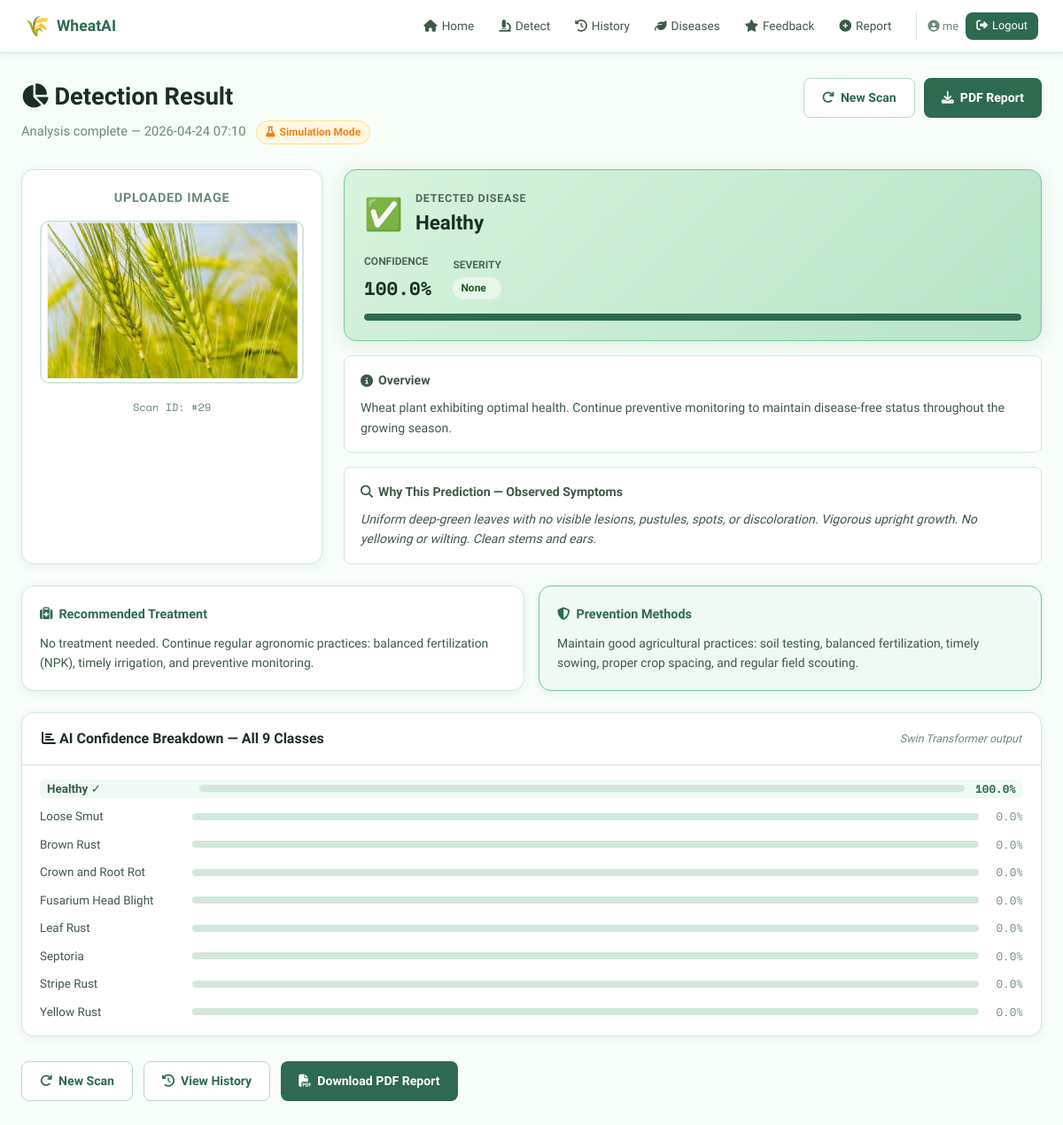
Page /result/29 (signed in) on the committed database.
### tables this page shows
CREATE TABLE predictions (
        id INTEGER PRIMARY KEY AUTOINCREMENT,
        user_id INTEGER, image_path TEXT,
        disease TEXT, confidence REAL, severity TEXT,
        all_probs TEXT,
        created TEXT DEFAULT (datetime('now')),
        FOREIGN KEY(user_id) REFERENCES users(id)
    );

CREATE TABLE diseases (
        id INTEGER PRIMARY KEY AUTOINCREMENT,
        name TEXT UNIQUE NOT NULL, code TEXT UNIQUE NOT NULL,
        symptoms TEXT, treatment TEXT, prevention TEXT,
        severity TEXT DEFAULT 'Medium', description TEXT
    );

### app.py (the view)
@app.route("/result/<int:pred_id>")
@login_required
def result(pred_id):
    conn = get_db()
    pred = conn.execute(
        "SELECT * FROM predictions WHERE id=? AND user_id=?",
        (pred_id,session["user_id"])).fetchone()
    conn.close()
    if not pred: flash("Not found.","error"); return redirect(url_for("dashboard"))
    info = get_disease_info(pred["disease"])
    all_probs = []
    if pred["all_probs"]:
        try:
            all_probs = json.loads(pred["all_probs"])
        except Exception:
            pass
    prob_breakdown = []
    for i, (name, code) in enumerate(zip(CLASS_NAMES, CLASS_CODES)):
        p = all_probs[i] if i < len(all_probs) else 0.0
        prob_breakdown.append({
            "name": name, "code": code,
            "prob": p, "pct": round(p * 100, 1),
            "is_main": code == pred["disease"]
        })
    prob_breakdown.sort(key=lambda x: x["prob"], reverse=True)
    return render_template("user/result.html",
                           pred=dict(pred), info=info,
                           prob_breakdown=prob_breakdown,
                           class_names=CLASS_NAMES,
                           using_real_model=USING_REAL_MODEL)

### app.py (called while the page is built)
def get_db():
    conn = sqlite3.connect(DB_PATH)
    conn.row_factory = sqlite3.Row
    return conn

def login_required(f):
    @wraps(f)
    def decorated(*a, **kw):
        if "user_id" not in session: return redirect(url_for("login"))
        return f(*a, **kw)
    return decorated

def get_disease_info(code):
    conn = get_db()
    row = conn.execute("SELECT * FROM diseases WHERE code=?", (code,)).fetchone()
    conn.close()
    return dict(row) if row else {}

### templates/user/result.html (shortened to what this page needs)
{% extends "base.html" %}
{% block content %}
<div class="page-header">
  <div>
    <h1><i class="fas fa-chart-pie"></i> Detection Result</h1>
    <p class="page-sub">
      Analysis complete — {{ pred.created[:16] }}
      {% if using_real_model %}
        <span class="model-badge real"><i class="fas fa-brain"></i> Swin Transformer AI</span>
      {% else %}
        <span class="model-badge sim"><i class="fas fa-flask"></i> Simulation Mode</span>
      {% endif %}
    </p>
  </div>
  <div style="display:flex;gap:10px">
    <a href="{{ url_for('predict') }}" class="btn-secondary"><i class="fas fa-redo"></i> New Scan</a>
    <a href="{{ url_for('download_report', pred_id=pred.id) }}" class="btn-primary"><i class="fas fa-download"></i> PDF Report</a>
  </div>
</div>
<div class="result-layout">
  <div class="result-image-card">
    <h3>Uploaded Image</h3>
    <img src="{{ url_for('static', filename='uploads/' + pred.image_path) }}" alt="Wheat leaf" class="result-img"/>
    <div class="img-meta">Scan ID: #{{ pred.id }}</div>
  </div>
  <div class="result-info">
    <div class="diagnosis-card {% if pred.disease == 'healthy' %}card-healthy{% else %}card-disease{% endif %}">
      <div class="diag-header">
        <div class="diag-icon">
          {% if pred.disease == 'healthy' %}✅
          {% elif pred.disease in ['brown_rust','leaf_rust'] %}🟠
          {% elif pred.disease in ['yellow_rust','stripe_rust'] %}🟡
          {% elif pred.disease == 'fusarium' %}🔴
          {% elif pred.disease == 'loose_smut' %}⚫
          {% elif pred.disease == 'crown_root_rot' %}🟤
          {% else %}⚠️{% endif %}
        </div>
        <div>
          <div class="diag-label">Detected Disease</div>
          <div class="diag-name">{{ info.name or pred.disease.replace('_',' ').title() }}</div>
        </div>
      </div>
      <div class="diag-meta">
        <div class="meta-item">
          <span class="meta-label">Confidence</span>
          <span class="meta-val conf-big">{{ "%.1f"|format(pred.confidence*100) }}%</span>
        </div>
        <div class="meta-item">
          <span class="meta-label">Severity</span>
          <span class="severity-badge sev-{{ (pred.severity or 'medium').lower().replace(' ','') }}">{{ pred.severity or '—' }}</span>
        </div>
      </div>
      <div class="conf-bar-big">
        <div class="conf-fill-big" data-width="{{ (pred.confidence*100)|round|int }}"></div>
      </div>
    </div>
    {% if info.description %}
    <div class="info-block">
      <h4><i class="fas fa-info-circle"></i> Overview</h4>
      <p>{{ info.description }}</p>
    </div>
    {% endif %}
    {% if info.symptoms %}
    <div class="info-block">
      <h4><i class="fas fa-search"></i> Why This Prediction — Observed Symptoms</h4>
      <p class="symptoms-text">{{ info.symptoms }}</p>
    </div>
    {% endif %}
  </div>
</div>
<div class="treatment-grid">
  {% if info.treatment %}
  <div class="treatment-card">
    <div class="tc-header"><i class="fas fa-medkit"></i> Recommended Treatment</div>
    <p>{{ info.treatment }}</p>
  </div>
  {% endif %}
  {% if info.prevention %}
  <div class="treatment-card prevention">
    <div class="tc-header"><i class="fas fa-shield-alt"></i> Prevention Methods</div>
    <p>{{ info.prevention }}</p>
  </div>
  {% endif %}
</div>
{% if prob_breakdown %}
<div class="section-card">
  <div class="section-card-header">
    <h2><i class="fas fa-chart-bar"></i> AI Confidence Breakdown — All 9 Classes</h2>
    <span class="badge-info">Swin Transformer output</span>
  </div>
  <div class="disease-probs">
    {% for p in prob_breakdown %}
    <div class="prob-row {{ 'prob-row-main' if p.is_main else '' }}">
      <span class="prob-name">
        {% if p.is_main %}<strong>{% endif %}
        {{ p.name }}
        {% if p.is_main %}</strong> ✓{% endif %}
      </span>
      <div class="prob-bar">
        <div class="prob-fill {{ 'prob-main' if p.is_main else '' }}" style="width:{{ p.pct }}%"></div>
      </div>
      <span class="prob-pct {{ 'prob-pct-main' if p.is_main else '' }}">{{ p.pct }}%</span>
    </div>
    {% endfor %}
  </div>
</div>
{% endif %}
<div class="result-actions">
  <a href="{{ url_for('predict') }}" class="btn-secondary"><i class="fas fa-redo"></i> New Scan</a>
  <a href="{{ url_for('history') }}" class="btn-secondary"><i class="fas fa-history"></i> View History</a>
  <a href="{{ url_for('download_report', pred_id=pred.id) }}" class="btn-primary"><i class="fas fa-file-pdf"></i> Download PDF Report</a>
</div>
{% endblock %}

### rows in the picture
predictions: created "2026-04-24 07:10", image_path (picture), id "29", pred.confidence*100 "100.0", severity "None"
diseases: name "Healthy", description "Wheat plant exhibiting optimal health. Continue preventive monitoring to maintain disease-free status throughout the growing season.", symptoms "Uniform deep-green leaves with no visible lesions, pustules, spots, or discoloration. Vigorous upright growth. No yellowing or wilting. Clean stems and ears.", treatment "No treatment needed. Continue regular agronomic practices: balanced fertilization (NPK), timely irrigation, and preventive monitoring.", prevention "Maintain good agricultural practices: soil testing, balanced fertilization, timely sowing, proper crop spacing, and regular field scouting."

### other values in the picture
{{ session.name }} "me"
{{ p.name }} "Healthy" "Loose Smut" "Brown Rust" "Crown and Root Rot" "Fusarium Head Blight" "Leaf Rust" "Septoria" "Stripe Rust" "Yellow Rust"
{{ p.pct }} "100.0" "0.0" "0.0" "0.0" "0.0" "0.0" "0.0" "0.0" "0.0"
